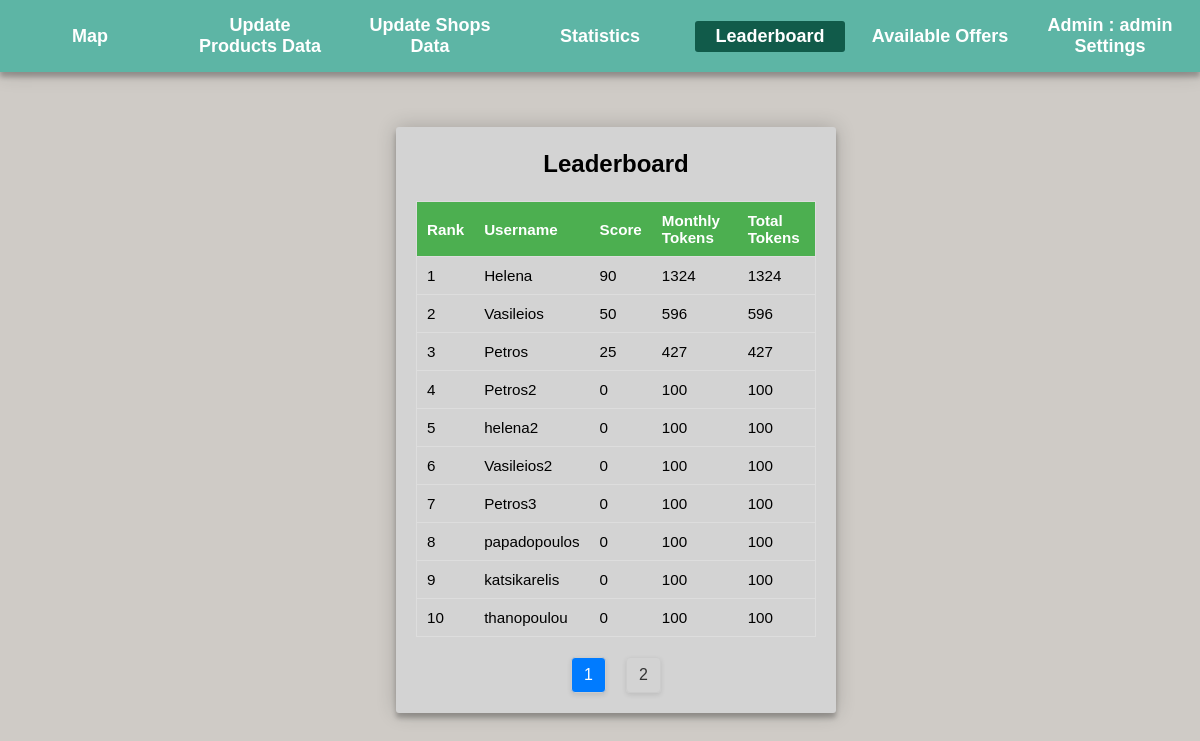
Page /map/admin/leaderboard/leaderboard.php (signed in) on the committed database.
### tables this page shows
CREATE TABLE `user` (
  `user_id` int(11) NOT NULL,
  `user_username` varchar(30) NOT NULL,
  `email` varchar(40) NOT NULL,
  `password` varchar(20) NOT NULL,
  `isAdmin` tinyint(1) NOT NULL,
  `total_score` int(11) NOT NULL,
  `monthly_score` int(11) NOT NULL,
  `total_tokens` int(11) NOT NULL,
  `premonth_tokens` int(11) NOT NULL,
  `offers` int(11) NOT NULL,
  `likes` int(11) NOT NULL,
  `dislikes` int(11) NOT NULL
);

### map/admin/leaderboard/leaderboard.php (the view, shortened to what this page needs)
<?php
$page = isset($_GET['page']) ? intval($_GET['page']) : 1;
$itemsPerPage = 10;
$offset = ($page - 1) * $itemsPerPage;
$conn = mysqli_connect('localhost', 'root', '', 'web_database');
$query = "SELECT user_username as user_name, total_score as user_score, total_tokens, (total_tokens - premonth_tokens) as tokens_this_month
FROM user
WHERE isAdmin = '0'
ORDER BY total_score DESC
LIMIT $itemsPerPage OFFSET $offset";
$result = mysqli_query($conn, $query);
$leaderboardData = [];
while ($row = mysqli_fetch_assoc($result)) {
  $leaderboardData[] = $row;
}
?>
<!DOCTYPE html>
<html>
<head>
  <link rel="stylesheet" href="/web_database/map/admin/adm.css">
  <link rel="stylesheet" href="/web_database/map/admin/leaderboard/leaderboard_style.css">
</head>
<body>
<div class="menu-bar">
   <ul>
     <li><a href="/web_database/map/admin/admin_dashboard.php">Map</a></li>
     <li><a href="/web_database/map/admin/update_products.php">Update Products Data </a></li>
     <li><a href="/web_database/map/admin/update_shops.php">Update Shops Data</a></li>
     <li><a href="/web_database/map/admin/statistics/statistics.php">Statistics</a></li>
     <li class="pressed"><a href="/web_database/map/admin/leaderboard/leaderboard.php">Leaderboard</a></li>
     <li><a href="/web_database/map/admin/show_offers/offers.php">Available Offers</a></li>
     <li><a href="/web_database/map/admin/admin_settings/adm_settings.php">Admin : <?php echo $_SESSION['user_name']; ?> <br>Settings</a></li>
   </ul>
</div>
<div class="container">
  <h2>Leaderboard</h2>
  <table>
    <thead>
      <tr>
        <th>Rank</th>
        <th>Username</th>
        <th>Score</th>
        <th>Monthly Tokens</th>
        <th>Total Tokens</th>
      </tr>
    </thead>
    <tbody>
      <?php
      $rank = ($page - 1) * $itemsPerPage + 1;
      foreach ($leaderboardData as $data) {
        echo "<tr>";
        echo "<td>{$rank}</td>";
        echo "<td>{$data['user_name']}</td>";
        echo "<td>{$data['user_score']}</td>";
        echo "<td>{$data['tokens_this_month']}</td>";
        echo "<td>{$data['total_tokens']}</td>";
        echo "</tr>";
        $rank++;
      }
      ?>
    </tbody>
  </table>
    <?php
        $totalUsers = $conn->query("SELECT COUNT(*) as count FROM user")->fetch_assoc()['count'];
        $totalPages = ceil($totalUsers / 10);
        echo '<div class="pagination">';
        for ($i = 1; $i <= $totalPages; $i++) {
            if ($i == $page) {
                 echo "<span>{$i}</span> ";
            } else {
                echo "<a href='leaderboard.php?page={$i}'>{$i}</a> ";
            }
        }
        echo '</div>';
    ?>
</div>
</body>
</html>

### map/admin/adm.css (style rules this page uses)
* { padding: 0; margin: 0; box-sizing: border-box; }
body { background: #cfcbc6; --color-primary: #5db5a5; --color-primary2: #009579; --color-primary-dark: #007f67; --color-secondary: #252c6a; --color-error: #cc3333; --color-success: #4bb544; background: var(--color-primary) ; background: -webkit-linear-gradient(right, #cfcbc6, #cfcbc6); font-family: sans-serif; -webkit-font-smoothing: antialiased; -moz-osx-font-smoothing: grayscale; --border-radius: 3px; }
.menu-bar { overflow-x: hidden; background-color: #5db5a5; text-align: center; box-shadow: 0 0 20px 0 rgba(0, 0, 0, 0.2), 0 5px 5px 0 rgba(0, 0, 0, 0.24); }
.menu-bar ul { font-weight: 700; display: inline-flex; list-style: none; color: white; font-size: large; position:relative; display: flex; align-items: center; justify-content: center; }
.menu-bar ul li { width:150px; margin:10px; padding:5px; }
a { color: inherit; text-decoration: none; }
.pressed { background-color: #115b4a; color: white; border-radius: 3px; }
.container { position: absolute; top: 50%; left: 50%; transform: translate(-50%, -50%); z-index: 1; background: #d3d3d3; width: 300px; max-width: 440px; margin: 1rem; padding: 30px; border-radius: var(--border-radius); box-shadow: 0 0 20px 0 rgba(0, 0, 0, 0.2), 0 5px 5px 0 rgba(0, 0, 0, 0.24); }
.container, .form__input, .form__input2, .form__button { font: 500 1rem 'Quicksand', sans-serif; }

### map/admin/leaderboard/leaderboard_style.css (style rules this page uses)
.container { width: 100%; box-sizing: border-box; margin-top: 20px; overflow-x: hidden; padding: 0 20px; }
.container h2 { margin-top: 23px; margin-bottom: 23px; }
table { border-collapse: collapse; width: 100%; border: 1px solid #ddd; font-size: 0.95em; }
th, td { text-align: left; padding: 10px; border-bottom: 1px solid #ddd; }
tr:last-child td { border-bottom: none; }
th { background-color: #4CAF50; color: white; position: sticky; top: 0; z-index: 2; }
.pagination { display: flex; justify-content: center; padding: 20px 0; align-items: center; }
.pagination a, .pagination span { margin: 0 10px; padding: 8px 12px; border: 1px solid #ccc; text-decoration: none; color: #333; border-radius: 4px; transition: all 0.3s; box-shadow: 0 2px 5px rgba(0, 0, 0, 0.1); font-weight: 500; }
.pagination span { background-color: #007BFF; color: #fff; }
h2 { text-align: center; }

### rows in the picture
user: user_username "Helena", total_score "90", tokens_this_month "1324", total_tokens "1324"
user: user_username "Vasileios", total_score "50", tokens_this_month "596", total_tokens "596"
user: user_username "Petros", total_score "25", tokens_this_month "427", total_tokens "427"
user: user_username "Petros2", total_score "0", tokens_this_month "100", total_tokens "100"
user: user_username "helena2", total_score "0", tokens_this_month "100", total_tokens "100"
user: user_username "Vasileios2", total_score "0", tokens_this_month "100", total_tokens "100"
user: user_username "Petros3", total_score "0", tokens_this_month "100", total_tokens "100"
user: user_username "papadopoulos", total_score "0", tokens_this_month "100", total_tokens "100"
user: user_username "katsikarelis", total_score "0", tokens_this_month "100", total_tokens "100"
user: user_username "thanopoulou", total_score "0", tokens_this_month "100", total_tokens "100"

### other values in the picture
$_SESSION['user_name'] "admin"
